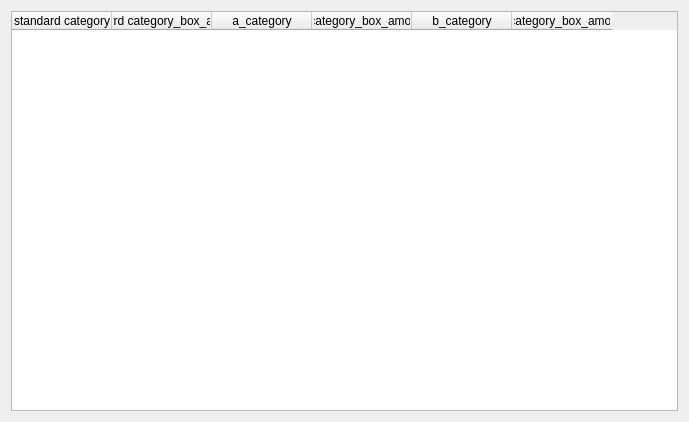
<?xml version="1.0" encoding="UTF-8"?>
<ui version="4.0">
 <class>Category_Form</class>
 <widget class="QWidget" name="Category_Form">
  <property name="geometry">
   <rect>
    <x>0</x>
    <y>0</y>
    <width>689</width>
    <height>422</height>
   </rect>
  </property>
  <property name="windowTitle">
   <string>Form</string>
  </property>
  <layout class="QGridLayout" name="gridLayout_2">
   <item row="0" column="0">
    <layout class="QGridLayout" name="gridLayout">
     <item row="0" column="0">
      <widget class="QTableWidget" name="tableWidget">
       <column>
        <property name="text">
         <string>standard category</string>
        </property>
       </column>
       <column>
        <property name="text">
         <string>standard category_box_amount</string>
        </property>
       </column>
       <column>
        <property name="text">
         <string>a_category</string>
        </property>
       </column>
       <column>
        <property name="text">
         <string>a_category_box_amount</string>
        </property>
       </column>
       <column>
        <property name="text">
         <string>b_category</string>
        </property>
       </column>
       <column>
        <property name="text">
         <string>b_category_box_amount</string>
        </property>
       </column>
      </widget>
     </item>
    </layout>
   </item>
  </layout>
 </widget>
 <resources/>
 <connections/>
</ui>
